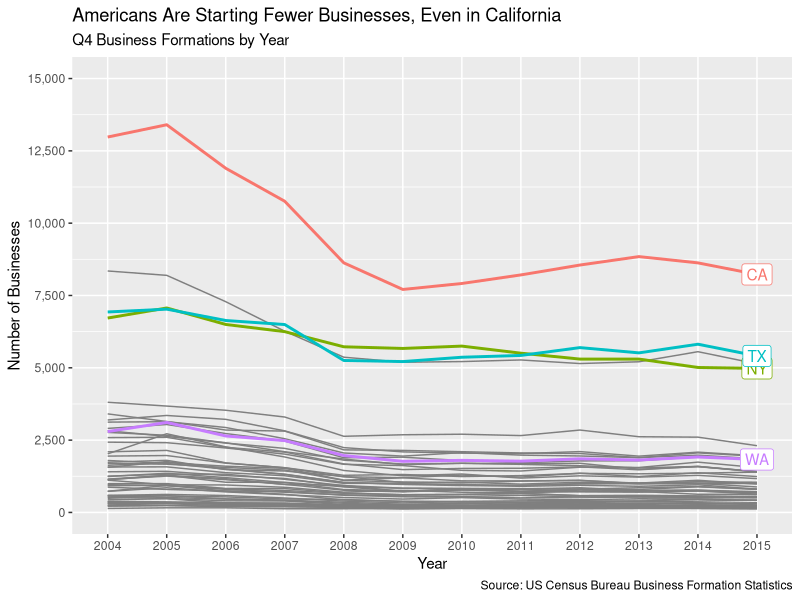

This figure's R source:
library('tidyverse')
library('scales')

df <- read_csv('business-formation-data/BF4Q_ST.csv')
df <- df %>%
      gather(state, n, -Time) %>%
      filter(grepl('*Q4$', Time)) %>%
      mutate(Time = as.factor(gsub(' Q[0-9]$', '', Time))) %>%
      rename(time = Time) %>%
      mutate(state = as.factor(state))

# We want to highlight CA, NY, WA, TX
df <- df %>%
      mutate(highlight = as.factor(ifelse(state %in% c('NY', 'CA', 'WA', 'TX'),
                                    state,
                                    NA)))
df

to_label <- df %>%
            filter(!is.na(highlight) & time == 2015)

# ---- plot.formation ----
ggplot(df, aes(x = time, y = n, color = highlight)) +
    geom_line(data=filter(df, is.na(highlight)), aes(group = state)) +
    geom_line(data=filter(df, !is.na(highlight)), aes(group = state), size = 1) +
    geom_label(data=to_label, aes(label = state)) +
    scale_y_continuous(limits = c(0, 15000),
                       breaks=seq(0, 15000, 2500),
                       labels = comma) +
    guides(color = FALSE) +
    labs(title = 'Americans Are Starting Fewer Businesses, Even in California',
         subtitle = 'Q4 Business Formations by Year',
         captions = 'Source: US Census Bureau Business Formation Statistics',
         x = 'Year',
         y = 'Number of Businesses')
